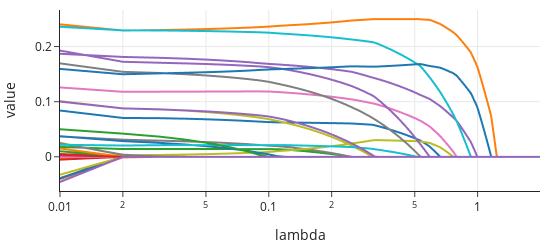

Write notebook code for a chart like this one.
### Code cell
col_names = ["x" + str(v)
            for v in np.arange(1,36,1)]

coefs_df = pd.DataFrame(coefs, columns=col_names )

coefs_df[["lambda"]] = alphas 
coefs_long = pd.melt(coefs_df, id_vars='lambda', value_vars=col_names)


fig = px.line(coefs_long, x="lambda", y="value", color='variable', log_x=True)
fig.update_layout(showlegend=False, width=550, height=250)
fig.show()

### Figure 1 — Plotly figure (JSON) as saved in the notebook; plotly's stock layout.template omitted (floating-point values rounded to 4 significant figures; data arrays with more than 128 entries replaced by an {"elided": "..."} marker saying what was removed)
{"data": [{"hovertemplate": "variable=x1<br>lambda=%{x}<br>value=%{y}<extra></extra>", "legendgroup": "x1", "line": {"color": "#1F77B4", "dash": "solid"}, "marker": {"symbol": "circle"}, "mode": "lines", "name": "x1", "showlegend": true, "type": "scattergl", "x": {"elided": "199 float values"}, "xaxis": "x", "y": {"elided": "199 float values"}, "yaxis": "y"}, {"hovertemplate": "variable=x2<br>lambda=%{x}<br>value=%{y}<extra></extra>", "legendgroup": "x2", "line": {"color": "#FF7F0E", "dash": "solid"}, "marker": {"symbol": "circle"}, "mode": "lines", "name": "x2", "showlegend": true, "type": "scattergl", "x": {"elided": "199 float values"}, "xaxis": "x", "y": {"elided": "199 float values"}, "yaxis": "y"}, {"hovertemplate": "variable=x3<br>lambda=%{x}<br>value=%{y}<extra></extra>", "legendgroup": "x3", "line": {"color": "#2CA02C", "dash": "solid"}, "marker": {"symbol": "circle"}, "mode": "lines", "name": "x3", "showlegend": true, "type": "scattergl", "x": {"elided": "199 float values"}, "xaxis": "x", "y": {"elided": "199 float values"}, "yaxis": "y"}, {"hovertemplate": "variable=x4<br>lambda=%{x}<br>value=%{y}<extra></extra>", "legendgroup": "x4", "line": {"color": "#D62728", "dash": "solid"}, "marker": {"symbol": "circle"}, "mode": "lines", "name": "x4", "showlegend": true, "type": "scattergl", "x": {"elided": "199 float values"}, "xaxis": "x", "y": {"elided": "199 float values"}, "yaxis": "y"}, {"hovertemplate": "variable=x5<br>lambda=%{x}<br>value=%{y}<extra></extra>", "legendgroup": "x5", "line": {"color": "#9467BD", "dash": "solid"}, "marker": {"symbol": "circle"}, "mode": "lines", "name": "x5", "showlegend": true, "type": "scattergl", "x": {"elided": "199 float values"}, "xaxis": "x", "y": {"elided": "199 float values"}, "yaxis": "y"}, {"hovertemplate": "variable=x6<br>lambda=%{x}<br>value=%{y}<extra></extra>", "legendgroup": "x6", "line": {"color": "#8C564B", "dash": "solid"}, "marker": {"symbol": "circle"}, "mode": "lines", "name": "x6", "showlegend": true, "type": "scattergl", "x": {"elided": "199 float values"}, "xaxis": "x", "y": {"elided": "199 int values"}, "yaxis": "y"}, {"hovertemplate": "variable=x7<br>lambda=%{x}<br>value=%{y}<extra></extra>", "legendgroup": "x7", "line": {"color": "#E377C2", "dash": "solid"}, "marker": {"symbol": "circle"}, "mode": "lines", "name": "x7", "showlegend": true, "type": "scattergl", "x": {"elided": "199 float values"}, "xaxis": "x", "y": {"elided": "199 float values"}, "yaxis": "y"}, {"hovertemplate": "variable=x8<br>lambda=%{x}<br>value=%{y}<extra></extra>", "legendgroup": "x8", "line": {"color": "#7F7F7F", "dash": "solid"}, "marker": {"symbol": "circle"}, "mode": "lines", "name": "x8", "showlegend": true, "type": "scattergl", "x": {"elided": "199 float values"}, "xaxis": "x", "y": {"elided": "199 float values"}, "yaxis": "y"}, {"hovertemplate": "variable=x9<br>lambda=%{x}<br>value=%{y}<extra></extra>", "legendgroup": "x9", "line": {"color": "#BCBD22", "dash": "solid"}, "marker": {"symbol": "circle"}, "mode": "lines", "name": "x9", "showlegend": true, "type": "scattergl", "x": {"elided": "199 float values"}, "xaxis": "x", "y": {"elided": "199 float values"}, "yaxis": "y"}, {"hovertemplate": "variable=x10<br>lambda=%{x}<br>value=%{y}<extra></extra>", "legendgroup": "x10", "line": {"color": "#17BECF", "dash": "solid"}, "marker": {"symbol": "circle"}, "mode": "lines", "name": "x10", "showlegend": true, "type": "scattergl", "x": {"elided": "199 float values"}, "xaxis": "x", "y": {"elided": "199 int values"}, "yaxis": "y"}, {"hovertemplate": "variable=x11<br>lambda=%{x}<br>value=%{y}<extra></extra>", "legendgroup": "x11", "line": {"color": "#1F77B4", "dash": "solid"}, "marker": {"symbol": "circle"}, "mode": "lines", "name": "x11", "showlegend": true, "type": "scattergl", "x": {"elided": "199 float values"}, "xaxis": "x", "y": {"elided": "199 float values"}, "yaxis": "y"}, {"hovertemplate": "variable=x12<br>lambda=%{x}<br>value=%{y}<extra></extra>", "legendgroup": "x12", "line": {"color": "#FF7F0E", "dash": "solid"}, "marker": {"symbol": "circle"}, "mode": "lines", "name": "x12", "showlegend": true, "type": "scattergl", "x": {"elided": "199 float values"}, "xaxis": "x", "y": {"elided": "199 float values"}, "yaxis": "y"}, {"hovertemplate": "variable=x13<br>lambda=%{x}<br>value=%{y}<extra></extra>", "legendgroup": "x13", "line": {"color": "#2CA02C", "dash": "solid"}, "marker": {"symbol": "circle"}, "mode": "lines", "name": "x13", "showlegend": true, "type": "scattergl", "x": {"elided": "199 float values"}, "xaxis": "x", "y": {"elided": "199 float values"}, "yaxis": "y"}, {"hovertemplate": "variable=x14<br>lambda=%{x}<br>value=%{y}<extra></extra>", "legendgroup": "x14", "line": {"color": "#D62728", "dash": "solid"}, "marker": {"symbol": "circle"}, "mode": "lines", "name": "x14", "showlegend": true, "type": "scattergl", "x": {"elided": "199 float values"}, "xaxis": "x", "y": {"elided": "199 int values"}, "yaxis": "y"}, {"hovertemplate": "variable=x15<br>lambda=%{x}<br>value=%{y}<extra></extra>", "legendgroup": "x15", "line": {"color": "#9467BD", "dash": "solid"}, "marker": {"symbol": "circle"}, "mode": "lines", "name": "x15", "showlegend": true, "type": "scattergl", "x": {"elided": "199 float values"}, "xaxis": "x", "y": {"elided": "199 float values"}, "yaxis": "y"}, {"hovertemplate": "variable=x16<br>lambda=%{x}<br>value=%{y}<extra></extra>", "legendgroup": "x16", "line": {"color": "#8C564B", "dash": "solid"}, "marker": {"symbol": "circle"}, "mode": "lines", "name": "x16", "showlegend": true, "type": "scattergl", "x": {"elided": "199 float values"}, "xaxis": "x", "y": {"elided": "199 float values"}, "yaxis": "y"}, {"hovertemplate": "variable=x17<br>lambda=%{x}<br>value=%{y}<extra></extra>", "legendgroup": "x17", "line": {"color": "#E377C2", "dash": "solid"}, "marker": {"symbol": "circle"}, "mode": "lines", "name": "x17", "showlegend": true, "type": "scattergl", "x": {"elided": "199 float values"}, "xaxis": "x", "y": {"elided": "199 int values"}, "yaxis": "y"}, {"hovertemplate": "variable=x18<br>lambda=%{x}<br>value=%{y}<extra></extra>", "legendgroup": "x18", "line": {"color": "#7F7F7F", "dash": "solid"}, "marker": {"symbol": "circle"}, "mode": "lines", "name": "x18", "showlegend": true, "type": "scattergl", "x": {"elided": "199 float values"}, "xaxis": "x", "y": {"elided": "199 float values"}, "yaxis": "y"}, {"hovertemplate": "variable=x19<br>lambda=%{x}<br>value=%{y}<extra></extra>", "legendgroup": "x19", "line": {"color": "#BCBD22", "dash": "solid"}, "marker": {"symbol": "circle"}, "mode": "lines", "name": "x19", "showlegend": true, "type": "scattergl", "x": {"elided": "199 float values"}, "xaxis": "x", "y": {"elided": "199 float values"}, "yaxis": "y"}, {"hovertemplate": "variable=x20<br>lambda=%{x}<br>value=%{y}<extra></extra>", "legendgroup": "x20", "line": {"color": "#17BECF", "dash": "solid"}, "marker": {"symbol": "circle"}, "mode": "lines", "name": "x20", "showlegend": true, "type": "scattergl", "x": {"elided": "199 float values"}, "xaxis": "x", "y": {"elided": "199 float values"}, "yaxis": "y"}, {"hovertemplate": "variable=x21<br>lambda=%{x}<br>value=%{y}<extra></extra>", "legendgroup": "x21", "line": {"color": "#1F77B4", "dash": "solid"}, "marker": {"symbol": "circle"}, "mode": "lines", "name": "x21", "showlegend": true, "type": "scattergl", "x": {"elided": "199 float values"}, "xaxis": "x", "y": {"elided": "199 float values"}, "yaxis": "y"}, {"hovertemplate": "variable=x22<br>lambda=%{x}<br>value=%{y}<extra></extra>", "legendgroup": "x22", "line": {"color": "#FF7F0E", "dash": "solid"}, "marker": {"symbol": "circle"}, "mode": "lines", "name": "x22", "showlegend": true, "type": "scattergl", "x": {"elided": "199 float values"}, "xaxis": "x", "y": {"elided": "199 float values"}, "yaxis": "y"}, {"hovertemplate": "variable=x23<br>lambda=%{x}<br>value=%{y}<extra></extra>", "legendgroup": "x23", "line": {"color": "#2CA02C", "dash": "solid"}, "marker": {"symbol": "circle"}, "mode": "lines", "name": "x23", "showlegend": true, "type": "scattergl", "x": {"elided": "199 float values"}, "xaxis": "x", "y": {"elided": "199 int values"}, "yaxis": "y"}, {"hovertemplate": "variable=x24<br>lambda=%{x}<br>value=%{y}<extra></extra>", "legendgroup": "x24", "line": {"color": "#D62728", "dash": "solid"}, "marker": {"symbol": "circle"}, "mode": "lines", "name": "x24", "showlegend": true, "type": "scattergl", "x": {"elided": "199 float values"}, "xaxis": "x", "y": {"elided": "199 float values"}, "yaxis": "y"}, {"hovertemplate": "variable=x25<br>lambda=%{x}<br>value=%{y}<extra></extra>", "legendgroup": "x25", "line": {"color": "#9467BD", "dash": "solid"}, "marker": {"symbol": "circle"}, "mode": "lines", "name": "x25", "showlegend": true, "type": "scattergl", "x": {"elided": "199 float values"}, "xaxis": "x", "y": {"elided": "199 float values"}, "yaxis": "y"}, {"hovertemplate": "variable=x26<br>lambda=%{x}<br>value=%{y}<extra></extra>", "legendgroup": "x26", "line": {"color": "#8C564B", "dash": "solid"}, "marker": {"symbol": "circle"}, "mode": "lines", "name": "x26", "showlegend": true, "type": "scattergl", "x": {"elided": "199 float values"}, "xaxis": "x", "y": {"elided": "199 int values"}, "yaxis": "y"}, {"hovertemplate": "variable=x27<br>lambda=%{x}<br>value=%{y}<extra></extra>", "legendgroup": "x27", "line": {"color": "#E377C2", "dash": "solid"}, "marker": {"symbol": "circle"}, "mode": "lines", "name": "x27", "showlegend": true, "type": "scattergl", "x": {"elided": "199 float values"}, "xaxis": "x", "y": {"elided": "199 int values"}, "yaxis": "y"}, {"hovertemplate": "variable=x28<br>lambda=%{x}<br>value=%{y}<extra></extra>", "legendgroup": "x28", "line": {"color": "#7F7F7F", "dash": "solid"}, "marker": {"symbol": "circle"}, "mode": "lines", "name": "x28", "showlegend": true, "type": "scattergl", "x": {"elided": "199 float values"}, "xaxis": "x", "y": {"elided": "199 float values"}, "yaxis": "y"}, {"hovertemplate": "variable=x29<br>lambda=%{x}<br>value=%{y}<extra></extra>", "legendgroup": "x29", "line": {"color": "#BCBD22", "dash": "solid"}, "marker": {"symbol": "circle"}, "mode": "lines", "name": "x29", "showlegend": true, "type": "scattergl", "x": {"elided": "199 float values"}, "xaxis": "x", "y": {"elided": "199 float values"}, "yaxis": "y"}, {"hovertemplate": "variable=x30<br>lambda=%{x}<br>value=%{y}<extra></extra>", "legendgroup": "x30", "line": {"color": "#17BECF", "dash": "solid"}, "marker": {"symbol": "circle"}, "mode": "lines", "name": "x30", "showlegend": true, "type": "scattergl", "x": {"elided": "199 float values"}, "xaxis": "x", "y": {"elided": "199 float values"}, "yaxis": "y"}, {"hovertemplate": "variable=x31<br>lambda=%{x}<br>value=%{y}<extra></extra>", "legendgroup": "x31", "line": {"color": "#1F77B4", "dash": "solid"}, "marker": {"symbol": "circle"}, "mode": "lines", "name": "x31", "showlegend": true, "type": "scattergl", "x": {"elided": "199 float values"}, "xaxis": "x", "y": {"elided": "199 float values"}, "yaxis": "y"}, {"hovertemplate": "variable=x32<br>lambda=%{x}<br>value=%{y}<extra></extra>", "legendgroup": "x32", "line": {"color": "#FF7F0E", "dash": "solid"}, "marker": {"symbol": "circle"}, "mode": "lines", "name": "x32", "showlegend": true, "type": "scattergl", "x": {"elided": "199 float values"}, "xaxis": "x", "y": {"elided": "199 float values"}, "yaxis": "y"}, {"hovertemplate": "variable=x33<br>lambda=%{x}<br>value=%{y}<extra></extra>", "legendgroup": "x33", "line": {"color": "#2CA02C", "dash": "solid"}, "marker": {"symbol": "circle"}, "mode": "lines", "name": "x33", "showlegend": true, "type": "scattergl", "x": {"elided": "199 float values"}, "xaxis": "x", "y": {"elided": "199 float values"}, "yaxis": "y"}, {"hovertemplate": "variable=x34<br>lambda=%{x}<br>value=%{y}<extra></extra>", "legendgroup": "x34", "line": {"color": "#D62728", "dash": "solid"}, "marker": {"symbol": "circle"}, "mode": "lines", "name": "x34", "showlegend": true, "type": "scattergl", "x": {"elided": "199 float values"}, "xaxis": "x", "y": {"elided": "199 float values"}, "yaxis": "y"}, {"hovertemplate": "variable=x35<br>lambda=%{x}<br>value=%{y}<extra></extra>", "legendgroup": "x35", "line": {"color": "#9467BD", "dash": "solid"}, "marker": {"symbol": "circle"}, "mode": "lines", "name": "x35", "showlegend": true, "type": "scattergl", "x": {"elided": "199 float values"}, "xaxis": "x", "y": {"elided": "199 float values"}, "yaxis": "y"}], "layout": {"height": 250, "legend": {"title": {"text": "variable"}, "tracegroupgap": 0}, "showlegend": false, "width": 550, "xaxis": {"anchor": "y", "autorange": true, "domain": [0, 1], "range": [-2.0, 0.2989], "title": {"text": "lambda"}, "type": "log"}, "yaxis": {"anchor": "x", "autorange": true, "domain": [0, 1], "range": [-0.06202, 0.2663], "title": {"text": "value"}, "type": "linear"}}}
